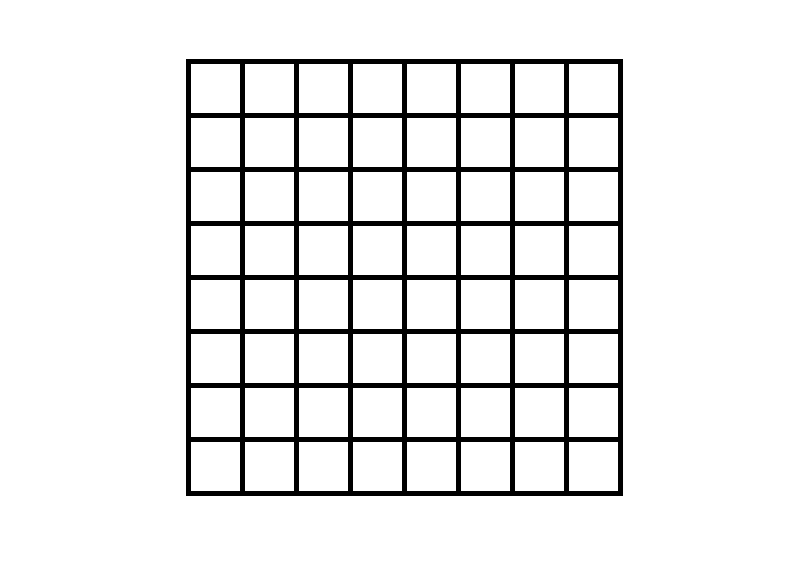
#> input picture i212705_CV_A1/Q2/Question_2_images/chess_1.png, 785 x 565 px
$ python Q2.py
#> lines starting #> are read from the running program, lines starting #| are printed output that depends on the picture; after the words box and inside, x2 and y2 are one past the last pixel; in counts of white or black regions, pixels touching at a corner belong together
import os
import cv2
import numpy as np
import matplotlib.pyplot as plt

chessboard_path='Question_2_images/chess_1.png'
chess_board=cv2.imread(chessboard_path,1)
#> chess_board is the input picture: shape (565, 785, 3); min 0, max 255, mean 233.6

# Convert to grayscale
gray = cv2.cvtColor(chess_board, cv2.COLOR_BGR2GRAY)

# Detect edges using Canny Edge Detector
edges = cv2.Canny(gray, 50, 150)
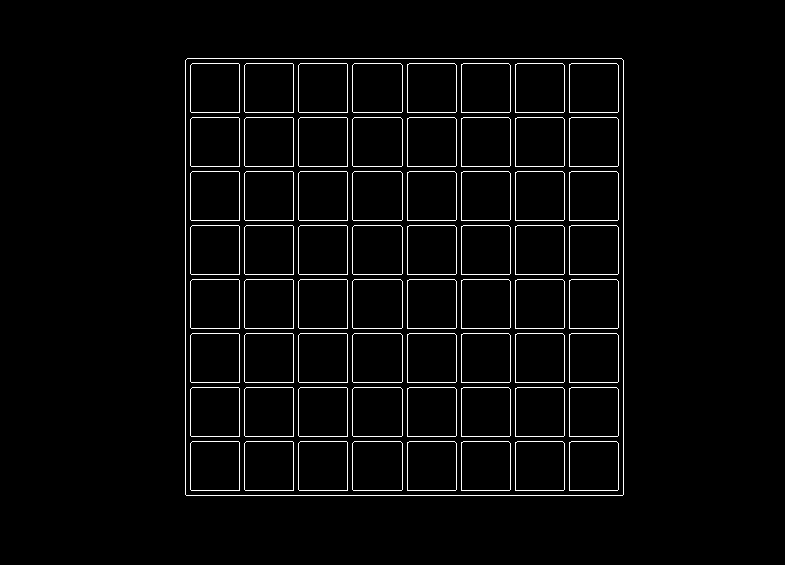
#> edges: shape (565, 785); 3.2% white in thin lines or dots, all inside (x1, y1, x2, y2) = (185, 58, 624, 496)

# Detect lines using the probabilistic Hough Line Transform
linesP = cv2.HoughLinesP(edges, 1, np.pi/180, threshold=380, minLineLength=50, maxLineGap=10)
#> linesP = 19 rows, first 6: [186, 495, 622, 495], [187, 58, 621, 58], [623, 494, 623, 60], [185, 494, 185, 60], [239, 490, 239, 64], [347, 490, 347, 64]

# Separate lines into vertical and horizontal based on their slope
vertical_lines = []
horizontal_lines = []

for line in linesP:
    x1, y1, x2, y2 = line[0]
    if abs(y1 - y2) < 10:  # Threshold to consider as horizontal
        horizontal_lines.append(((x1, y1, x2, y2)))

    # Check if the line is vertical (slope is undefined)
    elif abs(x1 - x2) < 10:  # Threshold to consider as vertical
        vertical_lines.append(((x1, y1, x2, y2)))
#> this loop made 19 passes
#> (x1, y1, x2, y2) on passes 1 to 12: (186, 495, 622, 495), (187, 58, 621, 58), (623, 494, 623, 60), (185, 494, 185, 60), (239, 490, 239, 64), (347, 490, 347, 64), (515, 490, 515, 64), (407, 490, 407, 64), (293, 490, 293, 64), (461, 490, 461, 64), (191, 274, 617, 274), (569, 490, 569, 64)
#> after the loop, horizontal_lines = [(186, 495, 622, 495), (187, 58, 621, 58), (191, 274, 617, 274), (191, 382, 617, 382), (191, 166, 617, 166), (191, 490, 617, 490), (191, 112, 617, 112), (191, 220, 617, 220), (191, 436, 617, 436), (191, 328, 617, 328)]; vertical_lines = [(623, 494, 623, 60), (185, 494, 185, 60), (239, 490, 239, 64), (347, 490, 347, 64), (515, 490, 515, 64), (407, 490, 407, 64), (293, 490, 293, 64), (461, 490, 461, 64), (569, 490, 569, 64)]

# finding unique lines
horizontal_lines=horizontal_lines[:5]+horizontal_lines[6:]
#> horizontal_lines = [(186, 495, 622, 495), (187, 58, 621, 58), (191, 274, 617, 274), (191, 382, 617, 382), (191, 166, 617, 166), (191, 112, 617, 112), (191, 220, 617, 220), (191, 436, 617, 436), (191, 328, 617, 328)]
# [14 lines of commented-out code are left out]
for line in horizontal_lines:
    x1, y1, x2, y2 = line
    cv2.line(chess_board, (x1, y1), (x2, y2), (255, 0, 0), 2)
#> this loop made 9 passes
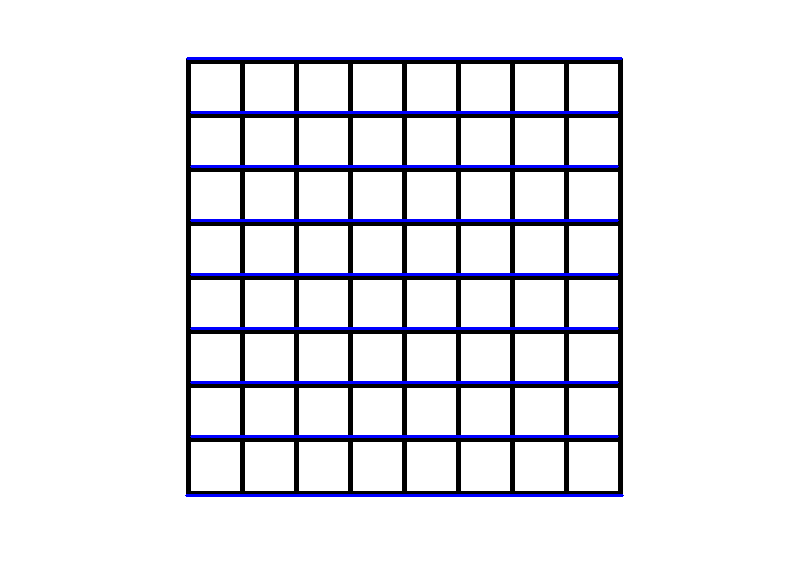
#> chess_board: shape (565, 785, 3); 2.62% of pixels changed, all inside (x1, y1, x2, y2) = (185, 57, 624, 497)
for line in vertical_lines:
    x1, y1, x2, y2 = line
    cv2.line(chess_board, (x1, y1), (x2, y2), (255, 0, 0), 2)
#> this loop made 9 passes
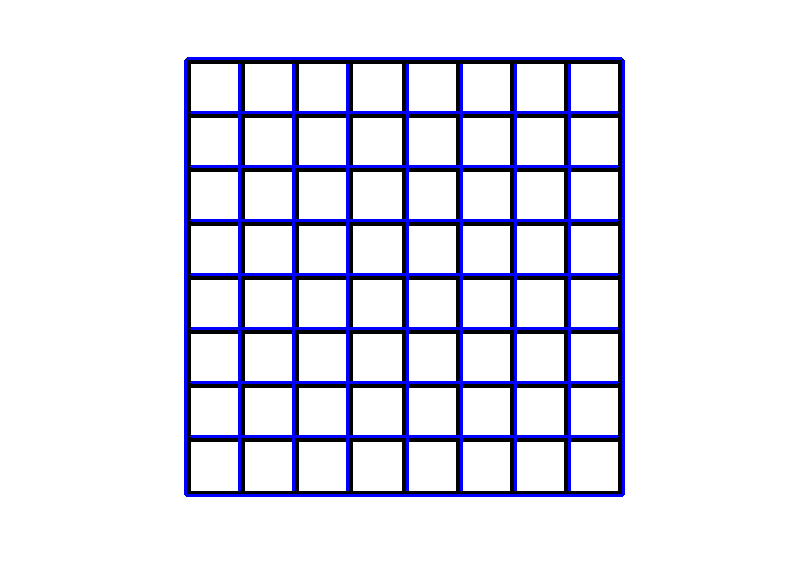
#> chess_board: shape (565, 785, 3); 2.51% of pixels changed, all inside (x1, y1, x2, y2) = (184, 59, 625, 495)

# Function to find the intersection of two lines (vertical and horizontal)
def find_intersection(v_line, h_line):
    x1, y1, x2, y2 = v_line
    x3, y3, x4, y4 = h_line

    if x1 == x2:  # Vertical line
        if y3 == y4:  # Horizontal line
            return (x1, y3)
    return None

# Find intersections between vertical and horizontal lines
intersections = []
for v_line in vertical_lines:
    for h_line in horizontal_lines:
        intersection = find_intersection(v_line, h_line)
        if intersection is not None:
            intersections.append(intersection)
#> this loop made 9 passes

# Estimate the number of boxes based on intersections
num_horizontal_intersections = len(set([p[0] for p in intersections]))
num_vertical_intersections = len(set([p[1] for p in intersections]))

# The number of boxes is one less than the number of intersections in each direction
num_boxes = (num_horizontal_intersections - 1) * (num_vertical_intersections - 1)

# Display the result
print(f"Number of boxes: {num_boxes}")
#| Number of boxes: 64

# join canny filter and transformed image
array_3d = np.expand_dims(edges, axis=-1)
zeros = np.zeros_like(array_3d)
result = np.concatenate((array_3d, zeros,zeros), axis=-1)
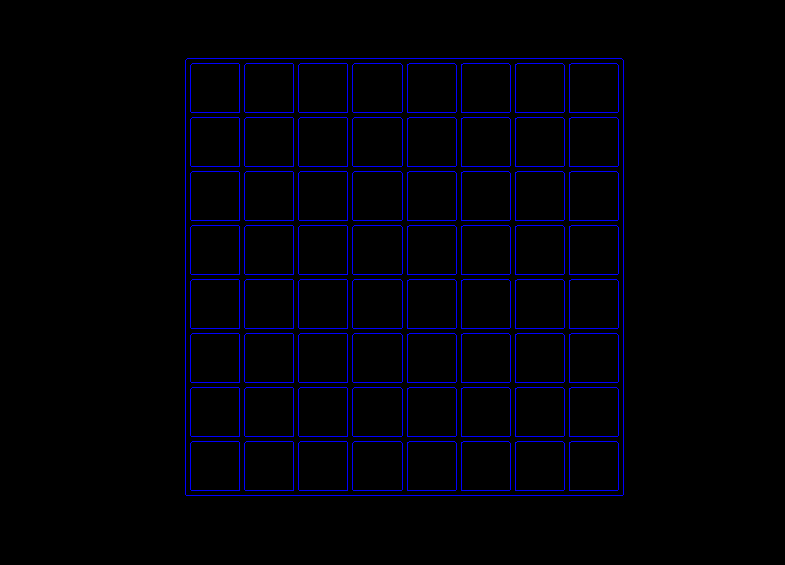
#> result: shape (565, 785, 3); mean of channels 0, 1, 2 8.1, 0, 0; drawn as B, G, R
joined=np.concatenate([chess_board,result],1)
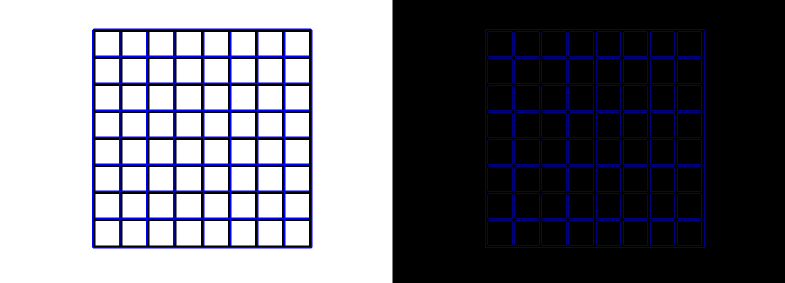
#> joined: shape (565, 1570, 3) (shown at 1/2 size); mean B, G, R 123.4, 112.8, 112.8

cv2.imshow('joined canny filter and detected corners',joined)
cv2.waitKey(0)
cv2.destroyAllWindows()
print(f'Number of boxes detected: {num_boxes}')
#| Number of boxes detected: 64
